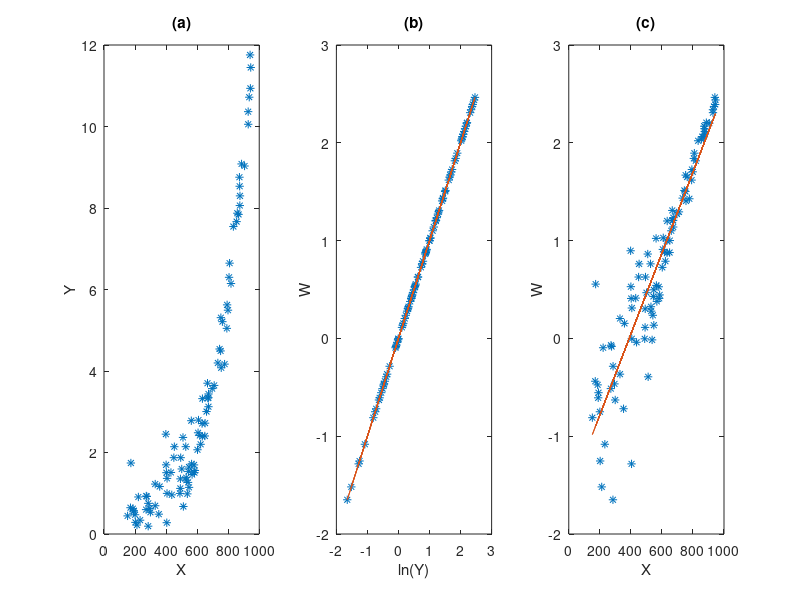

Source code (MATLAB):
d=[1 530.641681142151 1.32199557823236 0.279142396667741 2;
2 271.10927067697 0.59848722387565 -0.513350101119811 1;
3 649.531827121973 2.40581548435118 0.877888924815823 3;
4 173.119564168155 1.74211656454099 0.555100790394289 1;
5 358.715804480016 1.16619263088102 0.153744280870692 2;
6 221.366400830448 0.909014721789415 -0.0953939893478895 1;
7 232.451470941305 0.338824275304212 -1.08227366793216 1;
8 733.488276787102 4.19724501665937 1.4344283616466 3;
9 666.736431978643 3.70023558157461 1.30839648831913 3;
10 608.717796579003 2.7966468185701 1.02842113473103 3;
11 905.488445237279 9.03062416135718 2.2006214858992 3;
12 886.137773655355 9.08130253531684 2.20621763335117 3;
13 200.418770313263 0.472333680616893 -0.750069592708827 1;
14 709.810727834702 3.64636677247376 1.29373126704833 3;
15 672.670337371528 3.34486787992452 1.20742719501972 3;
16 500.824776664376 1.59578904629242 0.467368313783021 2;
17 170.616525411606 0.6453421000974 -0.437974715044324 1;
18 751.156334578991 4.49266199087321 1.50244539709411 3;
19 564.385804347694 1.71898764993445 0.541735541927229 2;
20 942.999002709985 10.9365955304284 2.39211455390354 3;
21 329.834465496242 0.693774079181723 -0.365608905793415 2;
22 547.893068380654 1.14428451585715 0.134779564708556 2;
23 935.63335519284 10.7190379226078 2.37202140558985 3;
24 189.603423327208 0.544718062626013 -0.607486934455671 1;
25 151.866104081273 0.444590359339623 -0.810601961583625 1;
26 406.005642004311 0.996528391740468 -0.00347764827458176 2;
27 633.054636605084 2.3963317091863 0.873939113569992 3;
28 854.362622834742 7.6657484273674 2.03676214974462 3;
29 617.300148680806 2.41850911834071 0.883151283520105 3;
30 511.28141079098 0.675230463157458 -0.39270121948257 2;
31 634.065158292651 3.32176284063466 1.20049561810525 3;
32 755.146319977939 4.07940918414433 1.40595217012265 3;
33 858.731771446764 7.87214955797649 2.06333115829617 3;
34 866.783989220858 7.84289778991593 2.05960838213183 3;
35 668.562363833189 3.33609618755386 1.20480131728043 3;
36 402.108899690211 1.50447297718371 0.408442655599776 2;
37 489.17882386595 0.995909111277924 -0.00409927929843824 2;
38 329.885601811111 1.22533041476212 0.203210533963506 2;
39 696.884298697114 3.56826391702172 1.27207917975743 3;
40 186.048016883433 0.621782349890832 -0.475165167268833 1;
41 491.688171960413 1.11911121321147 0.112534810639264 2;
42 529.440457001328 1.38263323908412 0.323989825238255 2;
43 449.903722479939 1.87312639697992 0.62760890489027 2;
44 752.867530286312 5.30892758596141 1.66938985364439 3;
45 872.510627470911 8.75567369507763 2.16970191252921 3;
46 508.827661350369 2.36961328291809 0.862726770068558 2;
47 494.075290486217 1.8731199929708 0.627605485996556 2;
48 567.476292699575 1.45952510024027 0.378111108999209 2;
49 275.731902383268 0.920606250319473 -0.0827228582243981 1;
50 945.281623676419 11.4481815523872 2.43783090100219 3;
51 791.449999809265 5.04637708192615 1.61867057630634 3;
52 818.063288554549 6.1465024069584 1.81588320572339 3;
53 212.298891879618 0.219051475828355 -1.51844852734089 1;
54 562.42224611342 2.78043890845413 1.02260879597959 2;
55 541.651146113873 1.26644693827886 0.236215293236757 2;
56 928.758558817208 10.3643124660509 2.3383684114205 3;
57 776.924242451787 4.16915304578935 1.42771290865645 3;
58 285.326752439141 0.752046689377913 -0.284956870020897 1;
59 536.92491222173 0.984983655015196 -0.0151302318409308 2;
60 805.577781610191 6.29926914940939 1.84043361863778 3;
61 605.920596793294 2.48439099903123 0.910027558701452 3;
62 202.243481390178 0.285535751196542 -1.2533880346206 1;
63 651.139033399522 2.71964113156087 1.00049993467731 3;
64 406.278602778912 1.36443543150376 0.310740739785543 2;
65 294.571239873767 0.628071438675779 -0.465101363130493 1;
66 579.852499626577 1.69554032792578 0.52800146757098 2;
67 929.000801220536 10.0546581486324 2.30803602449972 3;
68 453.121164999902 2.14227946075733 0.761870430722422 2;
69 585.413992032409 1.5598560947767 0.444593570068421 2;
70 672.886046394706 3.12361566552687 1.13899119800922 3;
71 762.707649357617 5.21059514855104 1.65069408120887 3;
72 875.004979223013 8.06032296614865 2.08695362595751 3;
73 631.684881076217 2.71099073794267 0.997314154038053 3;
74 873.893254064023 8.533776762628 2.14403202583778 3;
75 673.192260786891 3.43672282384503 1.23451834982231 3;
76 798.717330023646 5.4923212292232 1.70335097658547 3;
77 299.084947258234 0.532821471008314 -0.62956886212889 1;
78 941.091305203736 11.7563768924966 2.46439580762908 3;
79 622.535330802202 2.20136905532519 0.789079464692326 3;
80 744.58744302392 4.54005051889146 1.51293813950048 3;
81 436.619045212865 0.961081160978845 -0.0396964188653053 2;
82 404.416368156672 0.277199548975626 -1.28301763873977 2;
83 352.900825068355 0.487115261621163 -0.719254507062922 2;
84 400.159694999456 1.69712308516913 0.528934514658453 2;
85 660.45945789665 3.00480082076027 1.10021128318149 3;
86 284.611333906651 0.192057883679991 -1.64995847488961 1;
87 582.610808685422 1.50515496874535 0.408895862165882 2;
88 492.431770823896 1.3530366935295 0.302351468946184 2;
89 398.427440039814 2.45011086733322 0.896133275505537 2;
90 875.907226838171 8.29778906427598 2.11598910151961 3;
91 431.215811707079 1.5100366336813 0.412133911248639 2;
92 545.317677035928 1.53609189384676 0.429241459659084 2;
93 272.165584750473 0.93253447173399 -0.0698491611404692 1;
94 602.29328405112 2.06729906343513 0.726242955011317 3;
95 809.007224440575 6.64652566563546 1.8940942618445 3;
96 191.516400314867 0.573957532869715 -0.555199869947096 1;
97 547.817688062787 1.64342862842135 0.496784686602569 2;
98 526.806006766856 2.14307447205748 0.762241467197696 2;
99 793.022235482931 5.6231176496191 1.72688625201829 3;
100 833.371655270457 7.54493437531248 2.02087639441028 3;];

X=d(:,2);
Y=d(:,3);
W=d(:,4);
Z=d(:,5);

%==============================================================
% CALCUL DES COEFFICIENTS

muX = sum(X)/100;
muW = sum(W)/100;
Sxw = 0;
Sxx = 0;

for i=1:100
    Sxw = Sxw + (X(i)-muX) * (W(i)-muW);
    Sxx = Sxx + (X(i)-muX) * (X(i)-muX);
end

B1 = Sxw / Sxx
Bo = muW - B1 * muX

%-Question 4d
expectedW=Bo+1000*B1;
expectedFuelConsum=exp(expectedW)

%==============================================================
% REPRESENTATIONS GRAPHIQUES

subplot(1,3,1)
plot(X,Y,'*') 
title('(a)')
xlabel('X')
ylabel('Y')
subplot(1,3,2)
plot(log(Y),W,'*',log(Y),W)
title('(b)')
xlabel('ln(Y)')
ylabel('W')
subplot(1,3,3)
plot(X,W,'*',X,B1.*X+Bo)
title('(c)')
xlabel('X')
ylabel('W')
